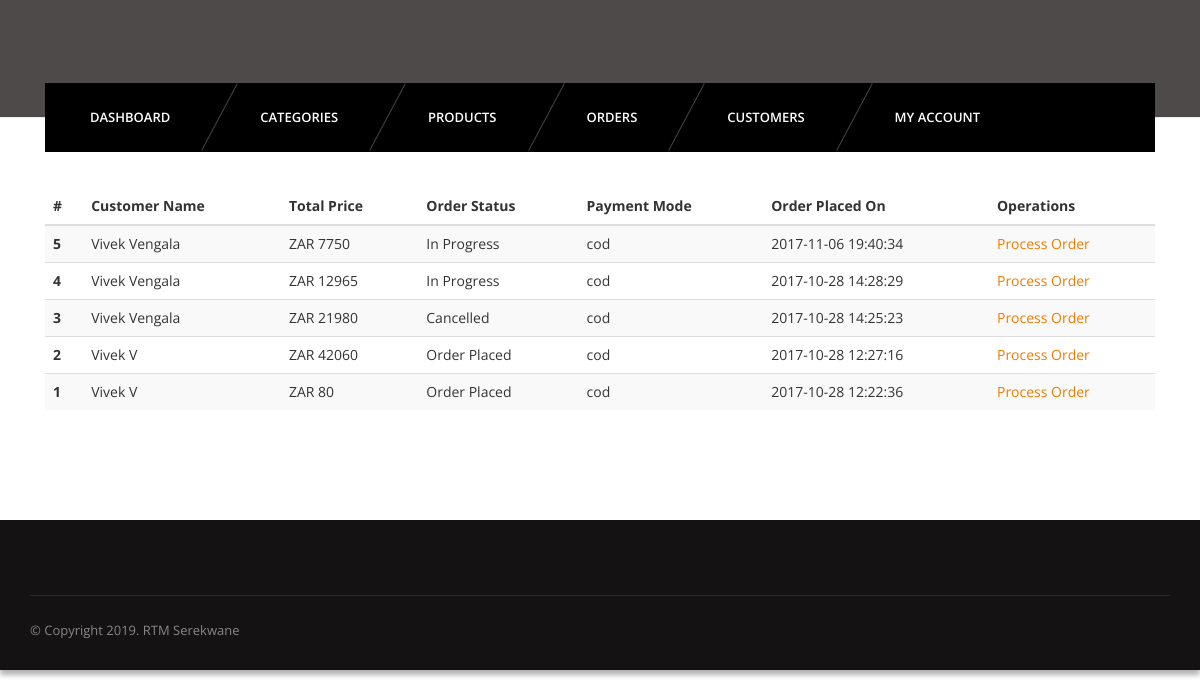
Screenshot of /admin/orders.php (signed in) with the database file from the repository.
### tables this page shows
CREATE TABLE `orders` (
  `id` int(11) NOT NULL,
  `uid` int(11) NOT NULL,
  `totalprice` varchar(255) NOT NULL,
  `orderstatus` varchar(255) NOT NULL,
  `paymentmode` varchar(255) NOT NULL,
  `timestamp` datetime NOT NULL DEFAULT CURRENT_TIMESTAMP
);

CREATE TABLE `usersmeta` (
  `id` int(11) NOT NULL,
  `uid` int(11) NOT NULL,
  `firstname` varchar(255) NOT NULL,
  `lastname` varchar(255) NOT NULL,
  `company` varchar(255) NOT NULL,
  `address1` varchar(255) NOT NULL,
  `address2` varchar(255) NOT NULL,
  `city` varchar(255) NOT NULL,
  `state` varchar(255) NOT NULL,
  `country` varchar(255) NOT NULL,
  `zip` varchar(255) NOT NULL,
  `mobile` varchar(255) NOT NULL
);

### admin/orders.php (the view, shortened to what this page needs)
<?php
	require_once '../config/connect.php';
?>
<?php include 'inc/header.php'; ?>
<?php include 'inc/nav.php'; ?>
<section id="content">
	<div class="content-blog">
		<div class="container">
			<table class="table table-striped">
				<thead>
					<tr>
						<th>#</th>
						<th>Customer Name</th>
						<th>Total Price</th>
						<th>Order Status</th>
						<th>Payment Mode</th>
						<th>Order Placed On</th>
						<th>Operations</th>
					</tr>
				</thead>
				<tbody>
				<?php
					$sql = "SELECT o.id, o.totalprice, o.orderstatus, o.paymentmode, o.`timestamp`, u.firstname, u.lastname FROM orders o JOIN usersmeta u WHERE o.uid=u.uid ORDER BY o.id DESC";
					$res = mysqli_query($connection, $sql);
					while ($r = mysqli_fetch_assoc($res)) {
				?>
					<tr>
						<th scope="row"><?php echo $r['id']; ?></th>
						<td><?php echo $r['firstname']. " " . $r['lastname']; ?></td>
						<td>ZAR <?php echo $r['totalprice']; ?></td>
						<td><?php echo $r['orderstatus']; ?></td>
						<td><?php echo $r['paymentmode']; ?></td>
						<td><?php echo $r['timestamp']; ?></td>
						<td><a href="order-process.php?id=<?php echo $r['id']; ?>">Process Order</a></td>
					</tr>
				<?php } ?>
				</tbody>
			</table>
		</div>
	</div>
</section>
<?php include 'inc/footer.php' ?>

### css/light.css (style rules this page uses)
body { background-color:#fff; }

### rows the page displays
orders: id "5", usersmeta.firstname "Vivek", usersmeta.lastname "Vengala", totalprice "7750", orderstatus "In Progress", paymentmode "cod", timestamp "2017-11-06 19:40:34"
orders: id "4", usersmeta.firstname "Vivek", usersmeta.lastname "Vengala", totalprice "12965", orderstatus "In Progress", paymentmode "cod", timestamp "2017-10-28 14:28:29"
orders: id "3", usersmeta.firstname "Vivek", usersmeta.lastname "Vengala", totalprice "21980", orderstatus "Cancelled", paymentmode "cod", timestamp "2017-10-28 14:25:23"
orders: id "2", usersmeta.firstname "Vivek", usersmeta.lastname "V", totalprice "42060", orderstatus "Order Placed", paymentmode "cod", timestamp "2017-10-28 12:27:16"
orders: id "1", usersmeta.firstname "Vivek", usersmeta.lastname "V", totalprice "80", orderstatus "Order Placed", paymentmode "cod", timestamp "2017-10-28 12:22:36"
